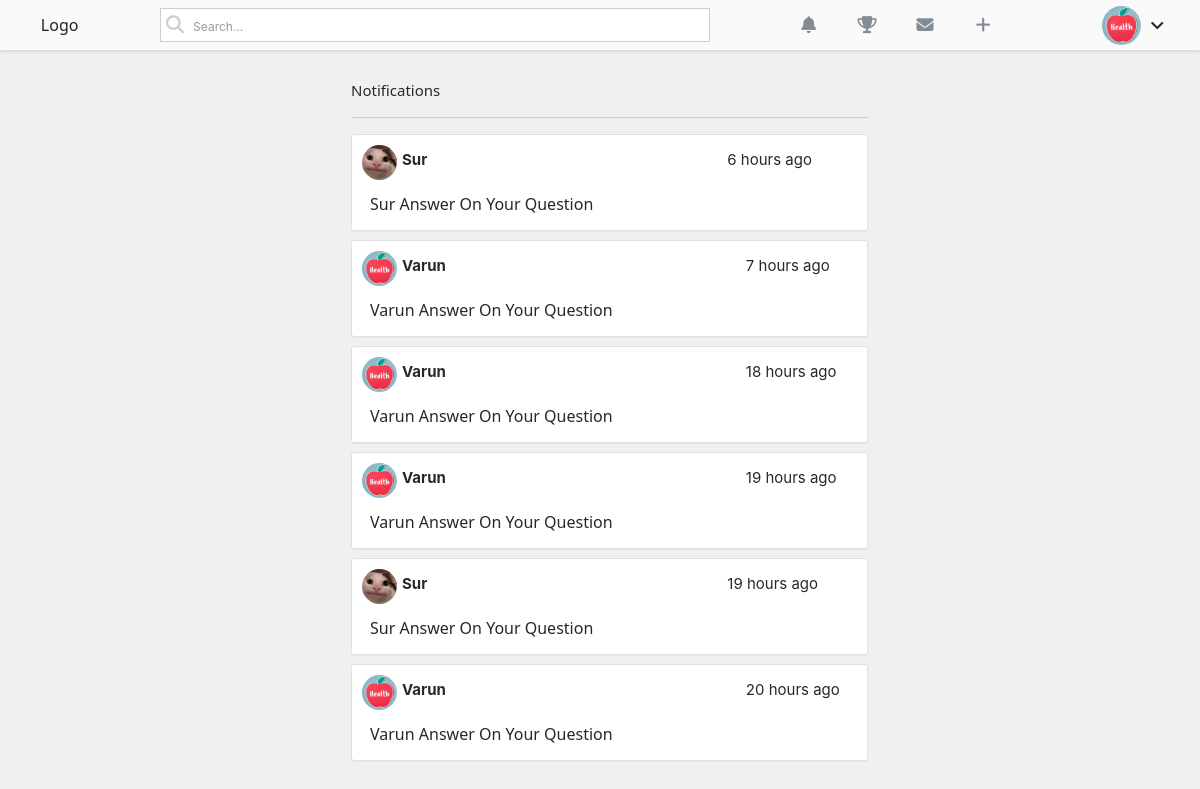
/notifications/ (signed in), run on an earlier commit of the app's database.
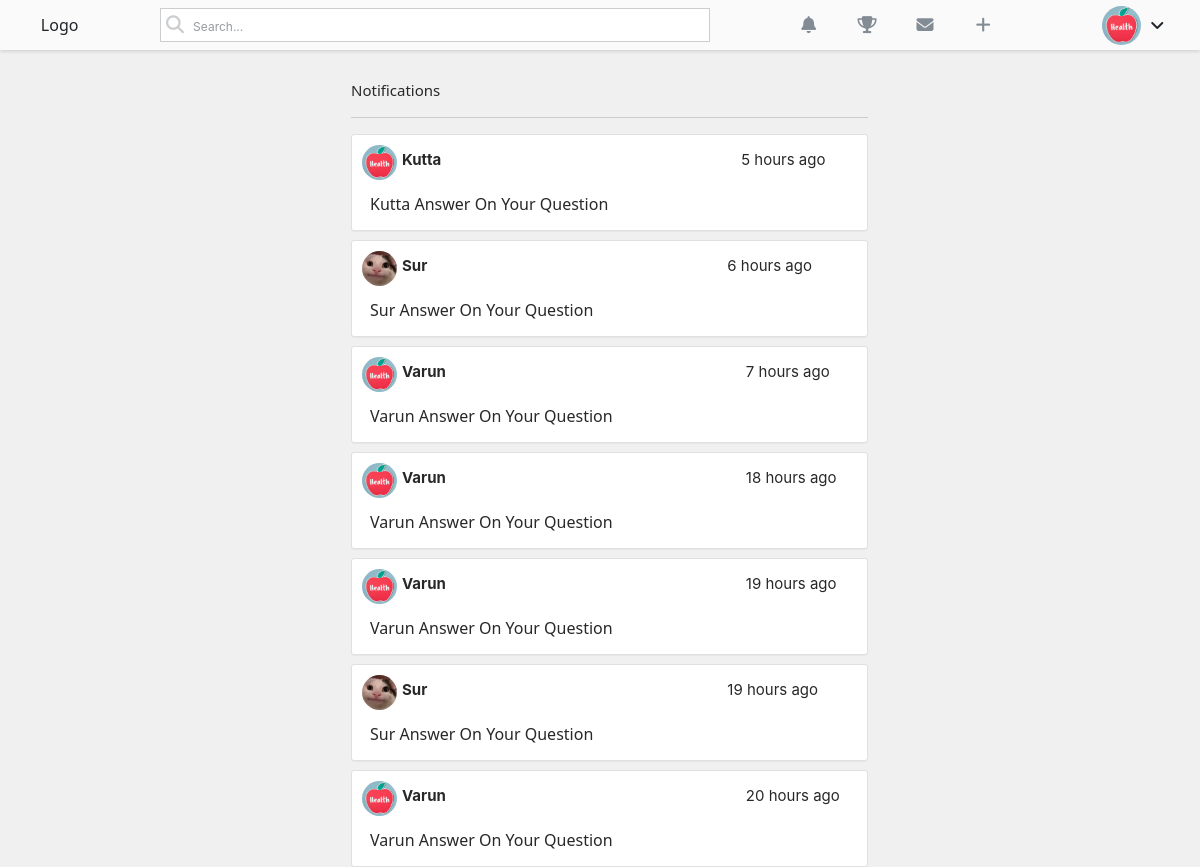
And on a later commit of the database.
### main/models.py (models this page shows, shortened)
class Notifications(models.Model):
    post = models.ForeignKey(Post,on_delete=models.CASCADE,related_name='post')
    sender = models.ForeignKey(User,on_delete=models.CASCADE,related_name='sender')
    user = models.ForeignKey(User,on_delete=models.CASCADE,related_name='user')
    date = models.DateTimeField(default=now)

class Profile(models.Model):
    user = models.OneToOneField(User,on_delete=models.CASCADE)
    image = models.ImageField(default="default.jpg",upload_to = "profile_pics")
    about = models.TextField(default="I am nerd")
    location = models.CharField(max_length=100)
    usercreated = models.DateTimeField(default=now)
    followers = models.ManyToManyField(User,blank=True,related_name="followers")
    coins = models.IntegerField(default=0)

### main/views.py (the view)
# urls.py: path('notifications/',views.notificationstuff,name = "notifications"),
def notificationstuff(request):
    user = request.user
    notification = Notifications.objects.filter(user = user).order_by("-date")
    return render(request,"notifications.html",{"notification":notification})

### templates/notifications.html (shortened to what this page needs)
{% load static %}
{% load humanize %}
<!DOCTYPE html>
<html lang="en">
<head>
    <link href="https://cdn.jsdelivr.net/npm/bootstrap@5.1.1/dist/css/bootstrap.min.css" rel="stylesheet">
    <link rel="stylesheet" href="{% static 'css/home.css' %}">
</head>
<body style="background-color: rgba(165, 165, 165, 0.164);">
    <header class="navbarr">
        <div class="logo">
            Logo
        </div>
        <div class="searchdiv">
            <i class="fas fa-search"></i>
            <input type="search" class="searchh" placeholder="Search...">
        </div>
        <div class="iconsdivuser">
            <i class="fas fa-bell" data-bs-toggle="tooltip" title="Notifications"></i>
            <i class="fas fa-trophy" data-bs-toggle="tooltip" title="Achievements Such As Points"></i>
            <i class="fas fa-envelope" data-bs-toggle="tooltip" title="Messages"></i>
            <a href="{% url 'ask_question' %}"><i class="fas fa-plus" data-bs-toggle="modal" data-bs-target="#postcreate"></i></a>
        </div>
        <div class="userdiv">
            <img src="{{user.profile.image.url}}" data-bs-toggle="tooltip" title = "{{request.user}}" width="39px" height="39px" class="userprofilebruh">
            <i class="fas fa-angle-down" onclick="usernav()"></i>
        </div>
    </header>
        <p style="margin-top: 80px;color: #282829;font-size: 15px;line-height: 21px;margin-left: 351px;">Notifications</p>
        <hr width="517px" style="position: relative;left: 351px;color: #636466;">
        {% for notification in notification %}
          <div class="notificationdiv">
            <a href="{% url 'post_detail' notification.post.pk %}">
              <div class="headerstuff">
                  <img src="{{notification.sender.profile.image.url}}" alt="">
                  <p class="useraname">{{notification.sender}}</p>
                  <p class="time">{{notification.date|naturaltime}}</p>
              </div>
                <p style="color: #282829;font-size: 16px;font-weight: 500;line-height: 21px;padding: 8px 18px;">{{notification.sender}} Answer On Your Question</p>
            </a>
          </div>
        {% endfor %}
</body>
</html>

What changed in the data, as far as the page shows it:
added Notifications: sender.profile.image (placeholder picture), sender "Kutta", date "5 hours ago"
